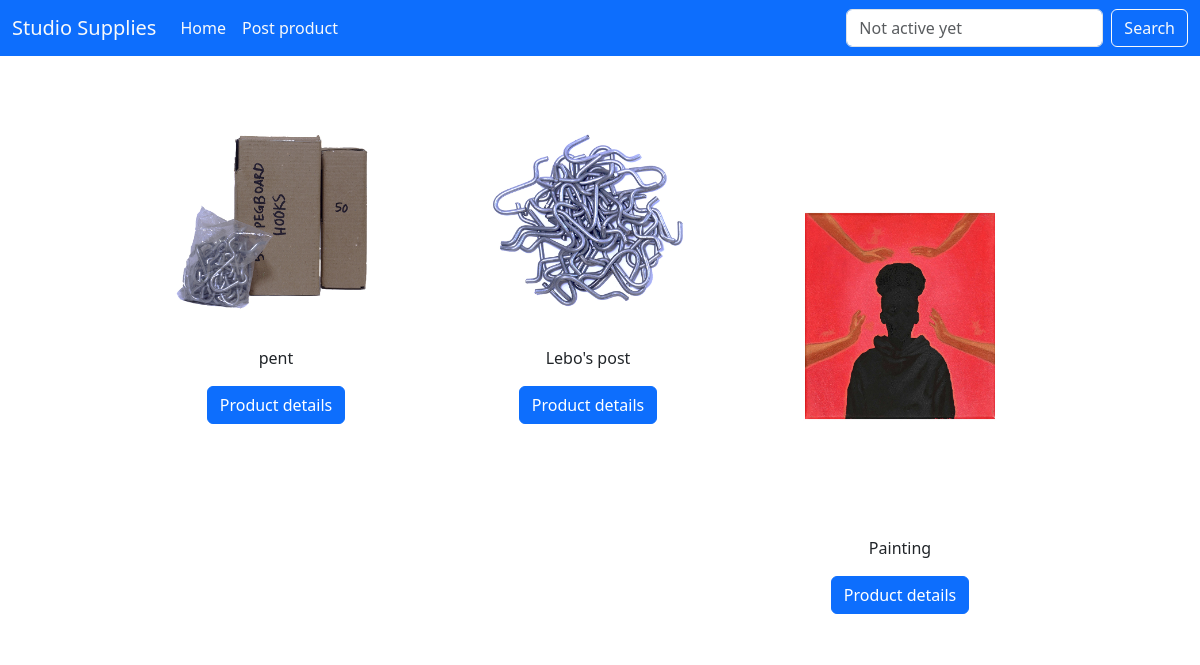
The app's page /, older data.
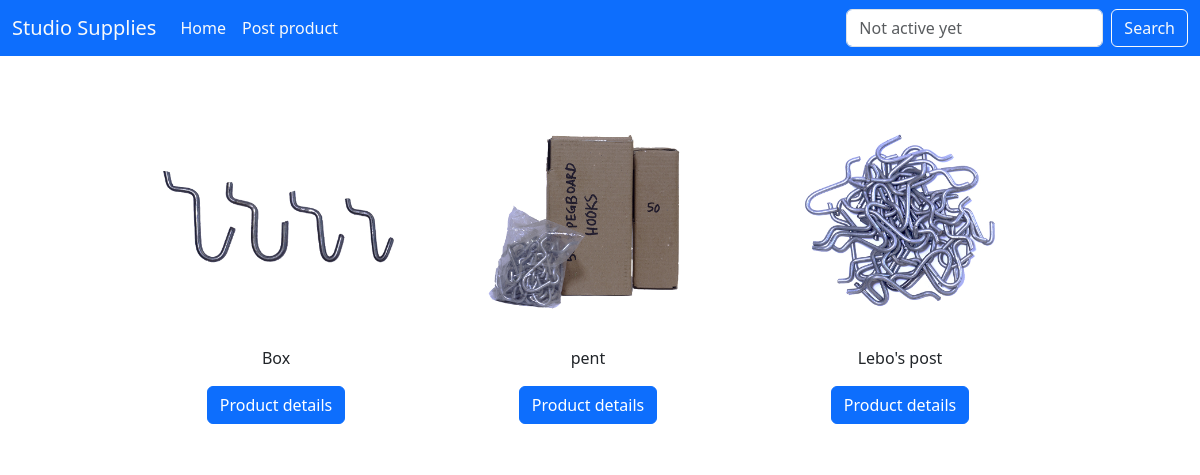
The same page, newer data.
### feed/models.py (models this page shows, shortened)
class Post(models.Model):
    text = models.CharField(max_length=140, null=False, blank=False)
    image = models.ImageField( )

### feed/views.py (the view)
# urls.py: path("", HomeView.as_view(), name="index"),
class HomeView(TemplateView):
    template_name = "home.html"
    def get_context_data(self, **kwargs):
        context = super().get_context_data(**kwargs)
        context["posts"] = Post.objects.all().order_by(
            "-pk"
        )  # will arrange posts in descednding order
        return context

### templates/home.html (shortened to what this page needs)
{% extends "base.html" %} {% load thumbnail%}
{%block body%}
    <div class="container overflow-hidden text-center pt-5">
        <div class="row row-cols-lg-6 row-cols-1 justify-content-center g-lg-5 g-md-3">
            {% for post in posts %}
            <div class="card border-0 me-4 p-2" style="width: 18rem">
                <a href="{% url 'feed:post_details' post.id %}">
                    {% thumbnail post.image "200x200" crop="center" as im %}
                        <img src="{{ im.url }}" class="card-img-top" alt="..." />
                    {% endthumbnail %}
                </a>
                    <div class="card-body">
                        <div class="card-title pt-auto fw-medium pb-2 ">{{post.text}}</div>
                            <a href="{% url 'feed:post_details' post.id %} " class="btn btn-primary">
                                Product details
                            </a>
                        </div>
                    </div>
                    {% empty%}
                        <div class="text-center">
                            <h1>Post new product</h1>
                            <a href="{% url 'feed:post' %}" class="btn btn-primary">Add new post</a>
                        </div>
                {% endfor %}
            </div>
        </div>
{%endblock%}

### templates/base.html (shortened to what this page needs)
<!DOCTYPE html>
<html lang="en">
<head>
    <link href="https://cdn.jsdelivr.net/npm/bootstrap@5.3.8/dist/css/bootstrap.min.css" rel="stylesheet">
</head>
<body>
   {% include 'includes/navbar.html' %}
   {%block body%}{%endblock%}
</body>
</html>

### templates/includes/navbar.html (shortened to what this page needs)
<div  >
    <nav class="navbar navbar-expand-lg bg-primary ">
            <div class="container-fluid ">
                <a class="navbar-brand text-light" href="{% url 'feed:index' %}">Studio Supplies</a>
                <div class="collapse navbar-collapse" id="navbarSupportedContent">
                    <ul class="navbar-nav me-auto mb-2 mb-lg-0">
                        <li class="nav-item">
                            <a class="nav-link active text-light" aria-current="page" href="{% url 'feed:index' %}">Home</a>
                        </li>
                        <li class="nav-item">
                            <a class="nav-link text-light" href="{% url 'feed:post' %}">Post product</a>
                        </li>
                    </ul>
                    <form class="d-flex" role="search">
                        <input class="form-control me-2" type="search" placeholder="Not active yet" aria-label="Search"/>
                        <button class="btn btn-outline-light" type="submit">Search</button>
                    </form>
                </div>
            </div>
        </nav>
    </div>

Row changes from the older to the newer data that the page shows:
removed Post: shows a picture, text "Painting"
added Post: shows a picture, text "Box"
